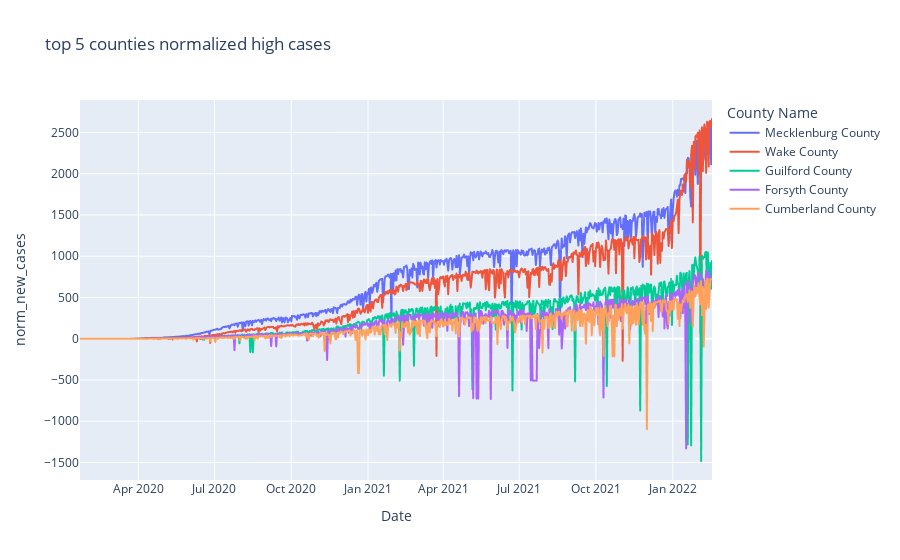

The cell this chart's notebook holds for it:
### Markdown cell above
### Top 5 infected counties Normalized New Cases

### Code cell
import plotly.express as px
fig = px.line(fin, x="Date", y="norm_new_cases", color='County Name',title='top 5 counties normalized high cases')
fig.show()

### Figure 1 — Plotly figure (JSON) as saved in the notebook; plotly's stock layout.template omitted (floating-point values rounded to 4 significant figures; data arrays with more than 128 entries replaced by an {"elided": "..."} marker saying what was removed)
{"data": [{"hovertemplate": "County Name=Mecklenburg County <br>Date=%{x}<br>norm_new_cases=%{y}<extra></extra>", "legendgroup": "Mecklenburg County ", "line": {"color": "#636efa", "dash": "solid"}, "marker": {"symbol": "circle"}, "mode": "lines", "name": "Mecklenburg County ", "showlegend": true, "type": "scattergl", "x": {"elided": "758 str values"}, "xaxis": "x", "y": {"elided": "758 float values"}, "yaxis": "y"}, {"hovertemplate": "County Name=Wake County <br>Date=%{x}<br>norm_new_cases=%{y}<extra></extra>", "legendgroup": "Wake County ", "line": {"color": "#EF553B", "dash": "solid"}, "marker": {"symbol": "circle"}, "mode": "lines", "name": "Wake County ", "showlegend": true, "type": "scattergl", "x": {"elided": "758 str values"}, "xaxis": "x", "y": {"elided": "758 float values"}, "yaxis": "y"}, {"hovertemplate": "County Name=Guilford County <br>Date=%{x}<br>norm_new_cases=%{y}<extra></extra>", "legendgroup": "Guilford County ", "line": {"color": "#00cc96", "dash": "solid"}, "marker": {"symbol": "circle"}, "mode": "lines", "name": "Guilford County ", "showlegend": true, "type": "scattergl", "x": {"elided": "758 str values"}, "xaxis": "x", "y": {"elided": "758 float values"}, "yaxis": "y"}, {"hovertemplate": "County Name=Forsyth County <br>Date=%{x}<br>norm_new_cases=%{y}<extra></extra>", "legendgroup": "Forsyth County ", "line": {"color": "#ab63fa", "dash": "solid"}, "marker": {"symbol": "circle"}, "mode": "lines", "name": "Forsyth County ", "showlegend": true, "type": "scattergl", "x": {"elided": "758 str values"}, "xaxis": "x", "y": {"elided": "758 float values"}, "yaxis": "y"}, {"hovertemplate": "County Name=Cumberland County <br>Date=%{x}<br>norm_new_cases=%{y}<extra></extra>", "legendgroup": "Cumberland County ", "line": {"color": "#FFA15A", "dash": "solid"}, "marker": {"symbol": "circle"}, "mode": "lines", "name": "Cumberland County ", "showlegend": true, "type": "scattergl", "x": {"elided": "758 str values"}, "xaxis": "x", "y": {"elided": "758 float values"}, "yaxis": "y"}], "layout": {"legend": {"title": {"text": "County Name"}, "tracegroupgap": 0}, "title": {"text": "top 5 counties normalized high cases"}, "xaxis": {"anchor": "y", "domain": [0, 1], "title": {"text": "Date"}}, "yaxis": {"anchor": "x", "domain": [0, 1], "title": {"text": "norm_new_cases"}}}}
